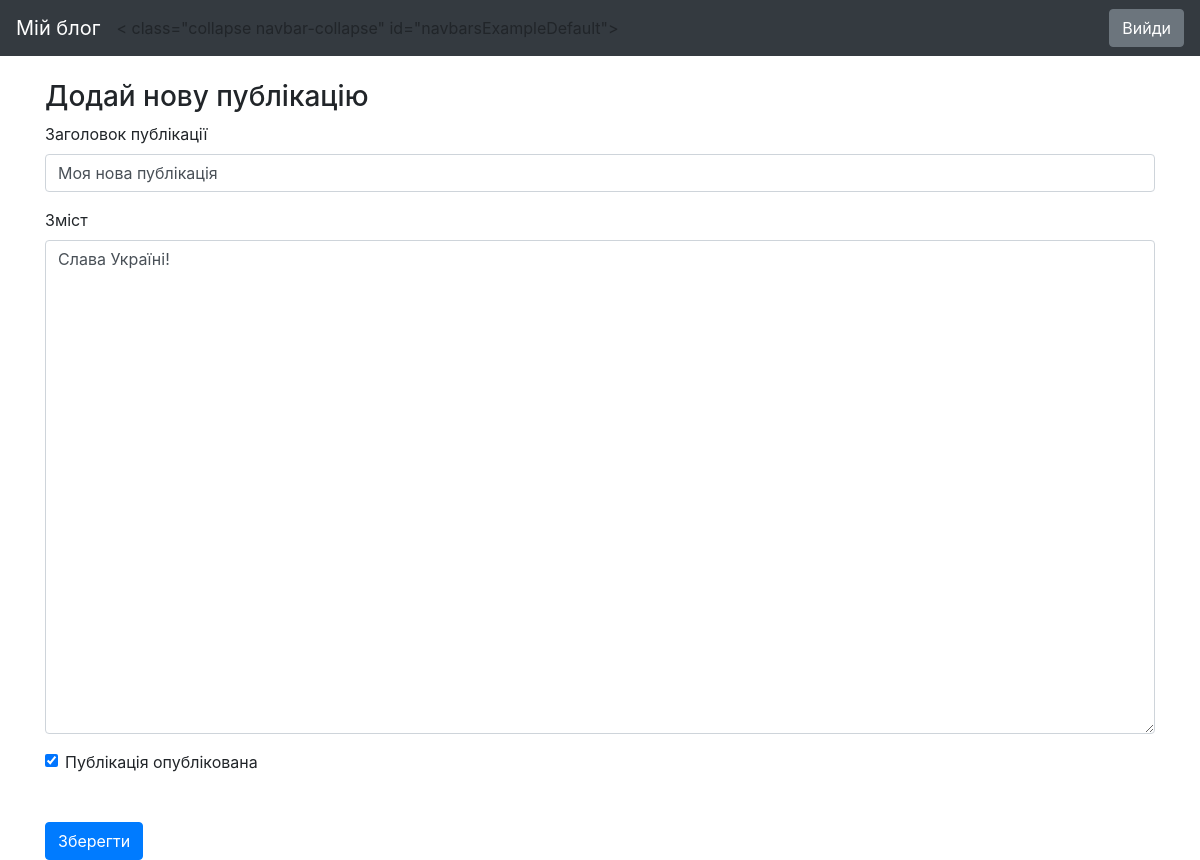
/edit-post/2 (signed in), run on the app's committed database.
### blog/models.py (models this page shows, shortened)
class Entry(db.Model):
   id = db.Column(db.Integer, primary_key=True)
   title = db.Column(db.String(80), nullable=False)
   body = db.Column(db.Text, nullable=False)
   pub_date = db.Column(db.DateTime, nullable=False,
       default=datetime.datetime.utcnow)
   is_published = db.Column(db.Boolean, default=False)

### blog/routes.py (the view)
@app.route("/edit-post/<int:entry_id>", methods=["GET", "POST"])
@login_required
def edit_entry(entry_id):
   entry = Entry.query.filter_by(id=entry_id).first_or_404()
   form = EntryForm(obj=entry)
   errors = None
   if request.method == 'POST':
       if form.validate_on_submit():
           form.populate_obj(entry)
           db.session.commit()
       else:
           errors = form.errors
   return render_template("entry_form.html", form=form, errors=errors)

### blog/forms.py
class EntryForm(FlaskForm):
   title = StringField('Title', validators=[DataRequired()])
   body = TextAreaField('Content', validators=[DataRequired()])
   is_published = BooleanField('Is Published?')

### blog/routes.py (called while the page is built)
def login_required(view_func):
   @functools.wraps(view_func)
   def check_permissions(*args, **kwargs):
       if session.get('logged_in'):
           return view_func(*args, **kwargs)
       return redirect(url_for('login', next=request.path))
   return check_permissions

### blog/templates/entry_form.html (shortened to what this page needs)
{% extends "base.html" %}
{% block content %}
<h3>
   Додай нову публікацію
</h3>
<form action="" method="POST">
   <div class="form-group">
       <label for="title">Заголовок публікації</label>
       {{ form.title(class_="form-control") }}
   </div>
   <div class="form-group">
       <label for="body">Зміст</label>
       {{ form.body(class_="form-control", cols="100", rows="20") }}
   </div>
   <div class="form-check">
       {{ form.is_published(class_="form-check-input") }}
       <label class="form-check-label" for="is_published">Публікація опублікована </label>
   </div>
   <button type="submit" class="btn btn-primary mt-5">Зберегти</button>
</form>
{% endblock %}

### blog/templates/base.html (style rules this page uses)
body { padding-top: 5rem; }

### data on the page
Entry: title "Моя нова публікація", body "Слава Україні!", is_published "☑"
